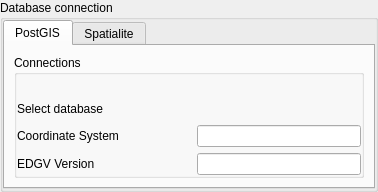
<?xml version="1.0" encoding="UTF-8"?>
<ui version="4.0">
 <class>ConnectionWidget</class>
 <widget class="QWidget" name="ConnectionWidget">
  <property name="geometry">
   <rect>
    <x>0</x>
    <y>0</y>
    <width>378</width>
    <height>192</height>
   </rect>
  </property>
  <property name="sizePolicy">
   <sizepolicy hsizetype="Preferred" vsizetype="Preferred">
    <horstretch>0</horstretch>
    <verstretch>0</verstretch>
   </sizepolicy>
  </property>
  <property name="windowTitle">
   <string>Form</string>
  </property>
  <layout class="QGridLayout" name="gridLayout_6">
   <property name="margin">
    <number>0</number>
   </property>
   <item row="0" column="0">
    <widget class="QgsCollapsibleGroupBox" name="mGroupBox">
     <property name="sizePolicy">
      <sizepolicy hsizetype="Preferred" vsizetype="Preferred">
       <horstretch>0</horstretch>
       <verstretch>0</verstretch>
      </sizepolicy>
     </property>
     <property name="styleSheet">
      <string notr="true">QgsCollapsibleGroupBoxBasic, QgsCollapsibleGroupBox {  margin-top: 25px;}QgsCollapsibleGroupBoxBasic::title, QgsCollapsibleGroupBox::title {  subcontrol-origin: margin;  subcontrol-position: top left;  margin-left: 20px;  margin-right: 5px;  left: 0px;  top: 10px;  background-color: rgba(0,0,0,0)}</string>
     </property>
     <property name="title">
      <string>Database connection</string>
     </property>
     <property name="saveCollapsedState">
      <bool>false</bool>
     </property>
     <layout class="QGridLayout" name="gridLayout_5">
      <property name="margin">
       <number>0</number>
      </property>
      <item row="0" column="0">
       <widget class="QTabWidget" name="tabWidget">
        <property name="sizePolicy">
         <sizepolicy hsizetype="Preferred" vsizetype="Preferred">
          <horstretch>0</horstretch>
          <verstretch>0</verstretch>
         </sizepolicy>
        </property>
        <property name="currentIndex">
         <number>0</number>
        </property>
        <widget class="QWidget" name="tabPostGIS">
         <attribute name="title">
          <string>PostGIS</string>
         </attribute>
         <layout class="QGridLayout" name="gridLayout_3">
          <item row="0" column="0">
           <widget class="QGroupBox" name="groupBox_3">
            <property name="sizePolicy">
             <sizepolicy hsizetype="Preferred" vsizetype="Preferred">
              <horstretch>0</horstretch>
              <verstretch>0</verstretch>
             </sizepolicy>
            </property>
            <property name="title">
             <string>Connections</string>
            </property>
            <layout class="QGridLayout" name="gridLayout">
             <property name="margin">
              <number>0</number>
             </property>
             <item row="0" column="0">
              <layout class="QVBoxLayout" name="verticalLayout">
               <item>
                <widget class="ExploreServerWidget" name="serverWidget" native="true"/>
               </item>
               <item>
                <layout class="QHBoxLayout" name="horizontalLayout_3">
                 <item>
                  <widget class="QLabel" name="label_8">
                   <property name="sizePolicy">
                    <sizepolicy hsizetype="MinimumExpanding" vsizetype="Preferred">
                     <horstretch>0</horstretch>
                     <verstretch>0</verstretch>
                    </sizepolicy>
                   </property>
                   <property name="maximumSize">
                    <size>
                     <width>167777</width>
                     <height>16777215</height>
                    </size>
                   </property>
                   <property name="text">
                    <string>Select database</string>
                   </property>
                  </widget>
                 </item>
                 <item>
                  <spacer name="horizontalSpacer_6">
                   <property name="orientation">
                    <enum>Qt::Horizontal</enum>
                   </property>
                   <property name="sizeType">
                    <enum>QSizePolicy::Minimum</enum>
                   </property>
                   <property name="sizeHint" stdset="0">
                    <size>
                     <width>10</width>
                     <height>20</height>
                    </size>
                   </property>
                  </spacer>
                 </item>
                 <item>
                  <widget class="DsgCustomComboBox" name="comboBoxPostgis" native="true">
                   <property name="sizePolicy">
                    <sizepolicy hsizetype="MinimumExpanding" vsizetype="Fixed">
                     <horstretch>0</horstretch>
                     <verstretch>0</verstretch>
                    </sizepolicy>
                   </property>
                  </widget>
                 </item>
                </layout>
               </item>
              </layout>
             </item>
             <item row="1" column="0">
              <layout class="QHBoxLayout" name="horizontalLayout_12">
               <item>
                <widget class="QLabel" name="label_7">
                 <property name="sizePolicy">
                  <sizepolicy hsizetype="MinimumExpanding" vsizetype="Preferred">
                   <horstretch>0</horstretch>
                   <verstretch>0</verstretch>
                  </sizepolicy>
                 </property>
                 <property name="maximumSize">
                  <size>
                   <width>16777215</width>
                   <height>16777215</height>
                  </size>
                 </property>
                 <property name="text">
                  <string>Coordinate System</string>
                 </property>
                </widget>
               </item>
               <item>
                <spacer name="horizontalSpacer_5">
                 <property name="orientation">
                  <enum>Qt::Horizontal</enum>
                 </property>
                 <property name="sizeType">
                  <enum>QSizePolicy::Minimum</enum>
                 </property>
                 <property name="sizeHint" stdset="0">
                  <size>
                   <width>10</width>
                   <height>20</height>
                  </size>
                 </property>
                </spacer>
               </item>
               <item>
                <widget class="QLineEdit" name="postGISCrsEdit">
                 <property name="sizePolicy">
                  <sizepolicy hsizetype="MinimumExpanding" vsizetype="Fixed">
                   <horstretch>0</horstretch>
                   <verstretch>0</verstretch>
                  </sizepolicy>
                 </property>
                 <property name="minimumSize">
                  <size>
                   <width>0</width>
                   <height>0</height>
                  </size>
                 </property>
                </widget>
               </item>
              </layout>
             </item>
             <item row="2" column="0">
              <layout class="QHBoxLayout" name="horizontalLayout_5">
               <item>
                <widget class="QLabel" name="label_4">
                 <property name="sizePolicy">
                  <sizepolicy hsizetype="MinimumExpanding" vsizetype="Preferred">
                   <horstretch>0</horstretch>
                   <verstretch>0</verstretch>
                  </sizepolicy>
                 </property>
                 <property name="maximumSize">
                  <size>
                   <width>16777215</width>
                   <height>16777215</height>
                  </size>
                 </property>
                 <property name="text">
                  <string>EDGV Version</string>
                 </property>
                </widget>
               </item>
               <item>
                <spacer name="horizontalSpacer_3">
                 <property name="orientation">
                  <enum>Qt::Horizontal</enum>
                 </property>
                 <property name="sizeType">
                  <enum>QSizePolicy::Minimum</enum>
                 </property>
                 <property name="sizeHint" stdset="0">
                  <size>
                   <width>10</width>
                   <height>20</height>
                  </size>
                 </property>
                </spacer>
               </item>
               <item>
                <widget class="QLineEdit" name="edgvPostgisVersionEdit">
                 <property name="sizePolicy">
                  <sizepolicy hsizetype="MinimumExpanding" vsizetype="Fixed">
                   <horstretch>0</horstretch>
                   <verstretch>0</verstretch>
                  </sizepolicy>
                 </property>
                 <property name="minimumSize">
                  <size>
                   <width>0</width>
                   <height>0</height>
                  </size>
                 </property>
                </widget>
               </item>
              </layout>
             </item>
            </layout>
           </widget>
          </item>
         </layout>
        </widget>
        <widget class="QWidget" name="tabSpatialite">
         <attribute name="title">
          <string>Spatialite</string>
         </attribute>
         <layout class="QGridLayout" name="gridLayout_4">
          <item row="0" column="0">
           <layout class="QGridLayout" name="gridLayout_2">
            <item row="0" column="0">
             <layout class="QHBoxLayout" name="horizontalLayout">
              <item>
               <widget class="QLabel" name="label">
                <property name="sizePolicy">
                 <sizepolicy hsizetype="Fixed" vsizetype="Preferred">
                  <horstretch>10</horstretch>
                  <verstretch>0</verstretch>
                 </sizepolicy>
                </property>
                <property name="minimumSize">
                 <size>
                  <width>0</width>
                  <height>0</height>
                 </size>
                </property>
                <property name="maximumSize">
                 <size>
                  <width>120</width>
                  <height>16777215</height>
                 </size>
                </property>
                <property name="text">
                 <string>File                    </string>
                </property>
               </widget>
              </item>
              <item>
               <spacer name="horizontalSpacer_2">
                <property name="orientation">
                 <enum>Qt::Horizontal</enum>
                </property>
                <property name="sizeType">
                 <enum>QSizePolicy::Minimum</enum>
                </property>
                <property name="sizeHint" stdset="0">
                 <size>
                  <width>10</width>
                  <height>20</height>
                 </size>
                </property>
               </spacer>
              </item>
              <item>
               <widget class="QLineEdit" name="spatialiteFileEdit">
                <property name="sizePolicy">
                 <sizepolicy hsizetype="MinimumExpanding" vsizetype="Fixed">
                  <horstretch>0</horstretch>
                  <verstretch>0</verstretch>
                 </sizepolicy>
                </property>
               </widget>
              </item>
              <item>
               <widget class="QPushButton" name="pushButtonOpenFile">
                <property name="text">
                 <string>Search</string>
                </property>
               </widget>
              </item>
             </layout>
            </item>
            <item row="1" column="0">
             <layout class="QHBoxLayout" name="horizontalLayout_2">
              <item>
               <widget class="QLabel" name="label_2">
                <property name="sizePolicy">
                 <sizepolicy hsizetype="Fixed" vsizetype="Preferred">
                  <horstretch>10</horstretch>
                  <verstretch>0</verstretch>
                 </sizepolicy>
                </property>
                <property name="maximumSize">
                 <size>
                  <width>120</width>
                  <height>16777215</height>
                 </size>
                </property>
                <property name="text">
                 <string>Coordinate System</string>
                </property>
               </widget>
              </item>
              <item>
               <spacer name="horizontalSpacer_4">
                <property name="orientation">
                 <enum>Qt::Horizontal</enum>
                </property>
                <property name="sizeType">
                 <enum>QSizePolicy::Minimum</enum>
                </property>
                <property name="sizeHint" stdset="0">
                 <size>
                  <width>10</width>
                  <height>20</height>
                 </size>
                </property>
               </spacer>
              </item>
              <item>
               <widget class="QLineEdit" name="spatialiteCrsEdit">
                <property name="sizePolicy">
                 <sizepolicy hsizetype="MinimumExpanding" vsizetype="Fixed">
                  <horstretch>0</horstretch>
                  <verstretch>0</verstretch>
                 </sizepolicy>
                </property>
                <property name="minimumSize">
                 <size>
                  <width>0</width>
                  <height>0</height>
                 </size>
                </property>
               </widget>
              </item>
             </layout>
            </item>
            <item row="2" column="0">
             <layout class="QHBoxLayout" name="horizontalLayout_4">
              <item>
               <widget class="QLabel" name="label_3">
                <property name="sizePolicy">
                 <sizepolicy hsizetype="MinimumExpanding" vsizetype="Preferred">
                  <horstretch>0</horstretch>
                  <verstretch>0</verstretch>
                 </sizepolicy>
                </property>
                <property name="maximumSize">
                 <size>
                  <width>120</width>
                  <height>16777215</height>
                 </size>
                </property>
                <property name="text">
                 <string>EDGV Version</string>
                </property>
               </widget>
              </item>
              <item>
               <spacer name="horizontalSpacer">
                <property name="orientation">
                 <enum>Qt::Horizontal</enum>
                </property>
                <property name="sizeType">
                 <enum>QSizePolicy::Minimum</enum>
                </property>
                <property name="sizeHint" stdset="0">
                 <size>
                  <width>10</width>
                  <height>20</height>
                 </size>
                </property>
               </spacer>
              </item>
              <item>
               <widget class="QLineEdit" name="edgvSpatialiteVersionEdit">
                <property name="sizePolicy">
                 <sizepolicy hsizetype="MinimumExpanding" vsizetype="Fixed">
                  <horstretch>0</horstretch>
                  <verstretch>0</verstretch>
                 </sizepolicy>
                </property>
                <property name="minimumSize">
                 <size>
                  <width>0</width>
                  <height>0</height>
                 </size>
                </property>
               </widget>
              </item>
             </layout>
            </item>
           </layout>
          </item>
         </layout>
        </widget>
       </widget>
      </item>
     </layout>
    </widget>
   </item>
  </layout>
 </widget>
 <customwidgets>
  <customwidget>
   <class>QgsCollapsibleGroupBox</class>
   <extends>QGroupBox</extends>
   <header>qgis.gui</header>
   <container>1</container>
  </customwidget>
  <customwidget>
   <class>DsgCustomComboBox</class>
   <extends>QWidget</extends>
   <header>DsgTools.gui.CustomWidgets.BasicInterfaceWidgets.dsgCustomComboBox.h</header>
   <container>1</container>
  </customwidget>
  <customwidget>
   <class>ExploreServerWidget</class>
   <extends>QWidget</extends>
   <header>DsgTools.gui.CustomWidgets.ConnectionWidgets.ServerConnectionWidgets.exploreServerWidget.h</header>
   <container>1</container>
  </customwidget>
 </customwidgets>
 <resources/>
 <connections/>
</ui>
